Frame 1 (no input): blank canvas, image omitted
Frame 60 (no input): blank canvas, image omitted
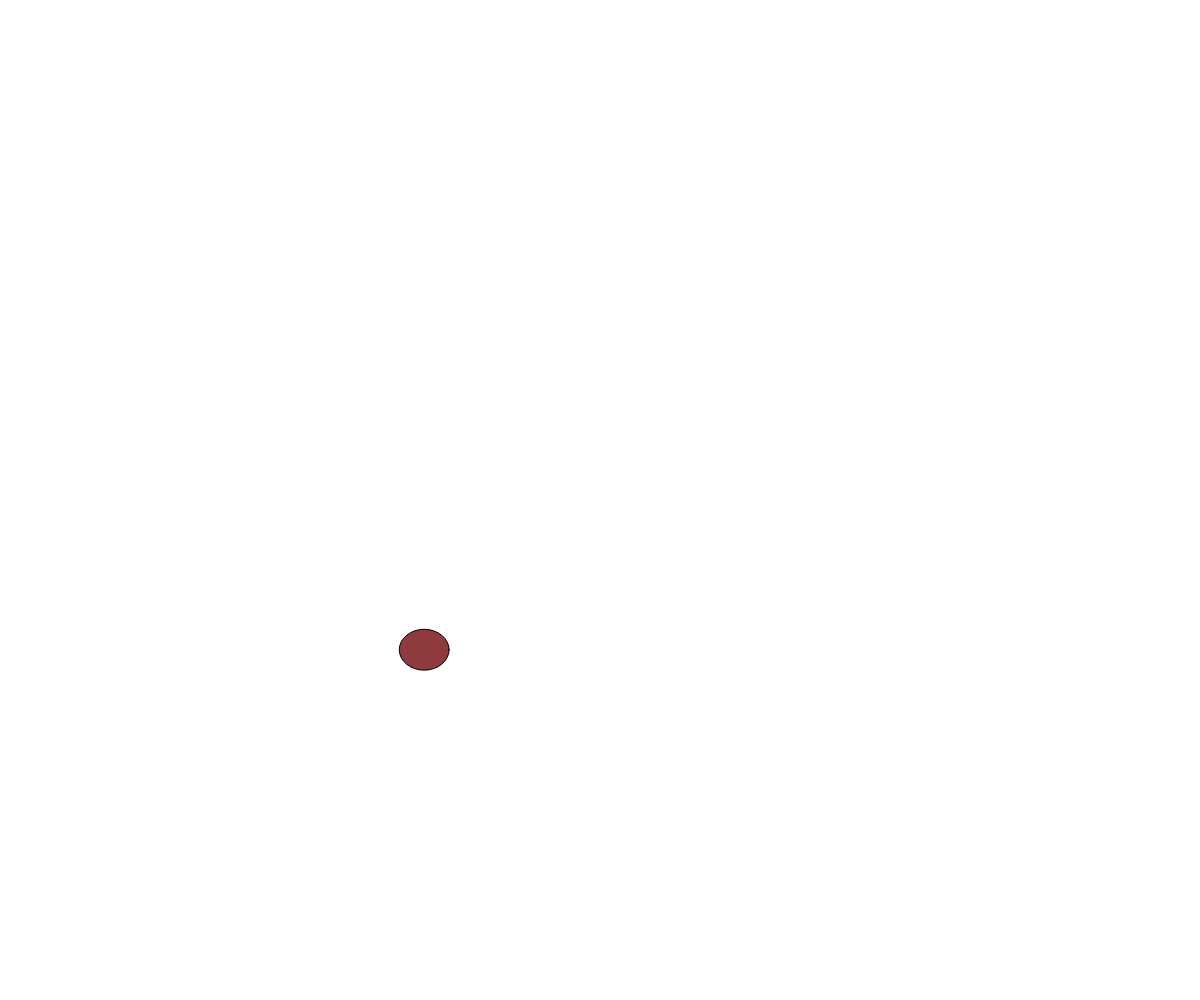
Frame 120 (the mouse pressed at the canvas centre since frame 60)

The p5.js sketch whose frames 1 and 60 were blank and that drew this single picture after the mouse press (run headless with seeded random() and noise() and a simulated clock; from frame 60 on, the mouse is pressed at the canvas centre):

// p5.js sketch
// ── sketch.js
// Project Title
// Your Name
// Date
//
// Extra for Experts:
// - describe what you did to take this project "above and beyond"

//let ball;
let ballArray = [];
let colourArray = [(255, 255, 255), (255, 0, 0), (0, 255, 0), (0, 0, 255), (255, 255, 0), (0, 255, 255), (255, 0, 255), (0, 0, 0)];

function setup() {
  createCanvas(windowWidth, windowHeight);
}

function draw() {
  background(255);
  for (let i = 0; i < ballArray.length; i++) {

    //Move balls
    ballArray[i].x += ballArray[i].dx;
    ballArray[i].y += ballArray[i]. dy;

    if (ballArray[i].x > width - ballArray[i].radius || ballArray[i].x > width + ballArray[i].radius) {
      ballArray[i].dx *= -1;
    }
    if (ballArray[i].y > height - ballArray[i].radius || ballArray[i].y > height + ballArray[i].radius) {
      ballArray[i].dy *= -1;
    }
    if (ballArray[i].x < 0 - ballArray[i].radius || ballArray[i].x < 0 + ballArray[i].radius) {
      ballArray[i].dx *= -1;
    }
    if (ballArray[i].y < 0 - ballArray[i].radius || ballArray[i].y < 0 + ballArray[i].radius) {
      ballArray[i].dy *= -1;
    }

    //Display balls
    fill (random(0, 255), random(0, 255), random(0, 255));
    ellipse(ballArray[i].x, ballArray[i].y, random(40, 50), random(40, 50));
  }
}

function mousePressed() {
  let ball = {
    x: mouseX,
    y: mouseY,
    radius: random(10, 50),
    dx: random(-5, 5),
    dy: random(-5, 5)
    //dx: 20,
    //dy: 20
  };
  ballArray.push(ball);
}

// //Display balls
// fill (random(0, 255), random(0, 255), random(0, 255));
// ellipse(ballArray[i].x, ballArray[i].y, ballArray[i].radius * 2, ballArray[i].radius * 2);
